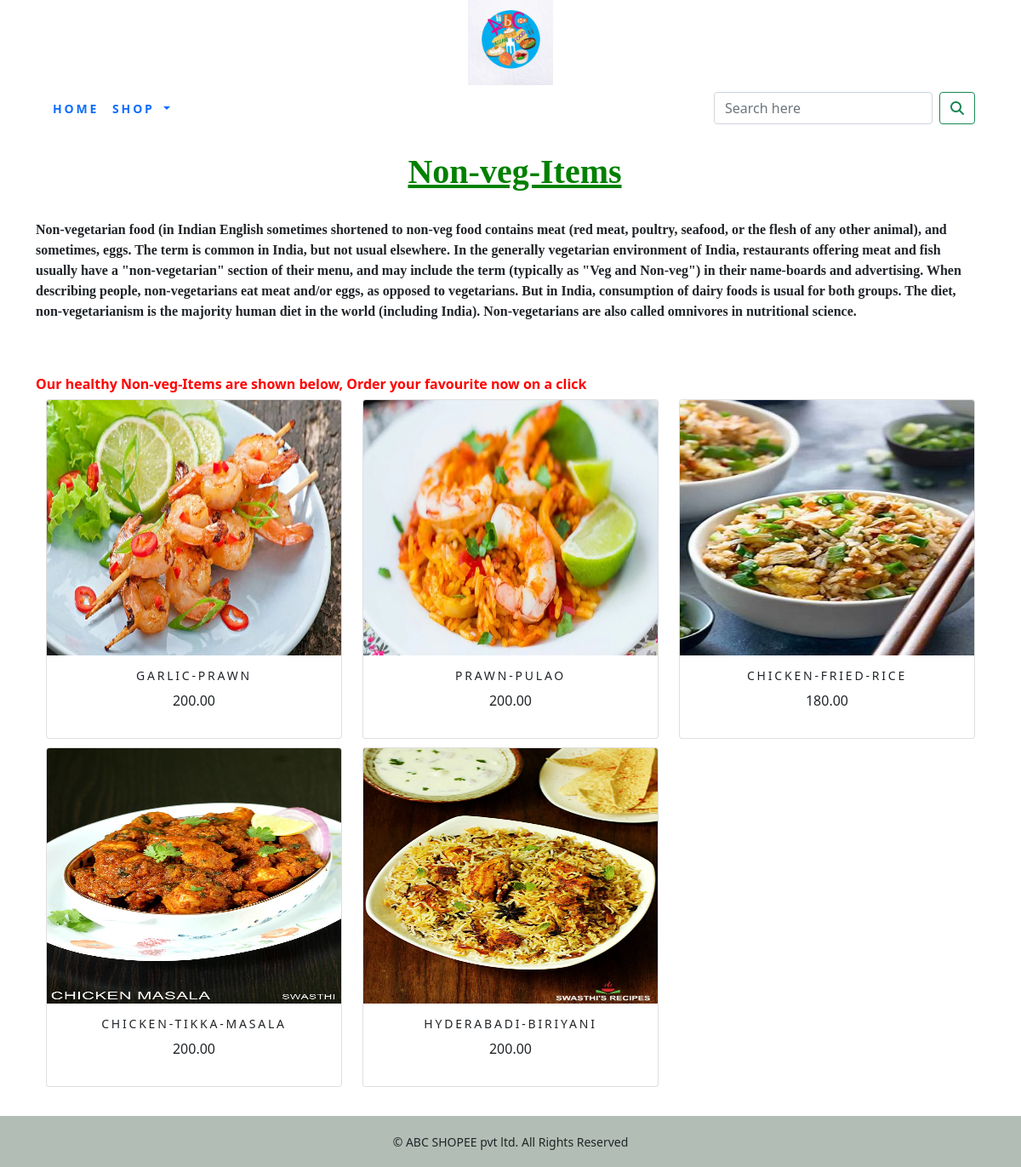
Page /cartapp/non-veg/ on the committed database.
### cartapp/models.py (models this page shows, shortened)
class Category(models.Model):
    name=models.CharField(max_length=250,unique=True)
    slug=models.SlugField(max_length=250,unique=True)
    desc1=models.TextField(blank=True)
    image1=models.ImageField(upload_to='category',blank=True)
    class Meta:
        ordering=('name',)
        verbose_name='category'
        verbose_name_plural='categories'
    def get_url(self):
        return reverse('cartapp:products_by_category',args=[self.slug])

class Product(models.Model):
    name = models.CharField(max_length=250, unique=True)
    slug = models.SlugField(max_length=250, unique=True)
    desc2 = models.TextField(blank=True)
    price=models.DecimalField(max_digits=10, decimal_places=2)
    category=models.ForeignKey(Category,on_delete=models.CASCADE)
    image2 = models.ImageField(upload_to='product', blank=True)
    stock=models.IntegerField()
    available=models.BooleanField(default=True)
    created=models.DateTimeField(auto_now_add=True)
    updated=models.DateTimeField(auto_now=True)
    def get_url(self):
        return reverse('cartapp:pc_details',args=[self.category.slug,self.slug])
    class Meta:
        ordering = ('name',)
        verbose_name = 'product'
        verbose_name_plural = 'products'

### cartapp/views.py (the view)
# urls.py: path('',views.allProductCat,name='allProductCat'),
def allProductCat(request,c_slug=None):
    c_page=None
    products_list=None
    if c_slug!=None:
        c_page=get_object_or_404(Category,slug=c_slug)
        products_list=Product.objects.all().filter(category=c_page,available=True)
    else:
        products_list = Product.objects.all().filter(available=True)
    paginator=Paginator(products_list,6)
    try:
        page=int(request.GET.get('page','1'))
    except:
        page=1
    try:
        products=paginator.page(page)
    except(EmptyPage,InvalidPage):
        products= paginator.page(paginator.num_pages)
    return render(request,"category.html",{'category':c_page,'products':products})

### cartapp/context_processors.py (called while the page is built)
def menu_links(request):
    links=Category.objects.all()
    return dict(links=links)

### orderapp/context_processors.py (called while the page is built)
def counter(request):
    item_count=0
    if 'admin' in request.path:
        return {}
    else:
        try:
            cart=order.objects.filter(cart_id=_cart_id(request))
            cart_items=cartItem.objects.all().filter(cart=cart[:1])
            for cart_item in cart_items:
                 item_count += cart_item.quantity
        except order.DoesNotExist:
            item_count = 0
    return dict(item_count=item_count)

### orderapp/views.py (called while the page is built)
def _cart_id(request):
    cart=request.session.session_key
    if not cart:
        cart=request.session.create()
    return cart

### templates/category.html (shortened to what this page needs)
{% extends 'base.html' %}
{% load static %}
{% block content %}
    {% if category %}
<br>
<div>
    <h1 style="font-family:georgia,garamond,serif;" class="text-center my-title">&nbsp;<text style="color:green"><b><u>{{category.name}}</u></b></text></h1><br>
    <p style="font-family:cursive,georgia,garamond,serif;" class="desc1"><b>{{category.desc1}}</b></p>
    <br>&nbsp;<text style="color:red">
    <h6><b>Our healthy {{category.name}} are shown below, Order your favourite now on a click </b></h6></text>
    </div>
{% endif %}
        <div class="container">
      <div class="row mx_auto">
     {% for product in products.object_list %}
           <div class="my_bottom_margin col-9 col-sm-12 col-md-4 xol-lg-4">
      <div class="card text-center" style="min-width:18rem;">
                   <a href="{{product.get_url}}">
                        <img  class="card-img-top my_image" src="{{product.image2.url}}"  alt="{{product.name}}" width="400px" height="300px"></a></img>
                <div class="card-body">
                    <h4>{{product.name}}</h4>
                    <p>{{product.price}}</p>
                </div></div>
           </div>
          {% endfor %}
        </div>
    <br>
</diV>
{% endblock %}

### static/css/custom.css (style rules this page uses)
body { font-family:'Roboto', sans-serif; }
.my_image { width:100% height:auto; }
.my_bottom_margin { margin-bottom:10px; }
.card-body h4 { font-size:14px; text-transform:uppercase; letter-spacing:.2em; }
p.desc1 { font-family: "cursive", Times, serif; }

### rows in the picture
Category: name "Non-veg-Items", desc1 "Non-vegetarian food (in Indian English sometimes shortened to non-veg food contains meat (red meat, poultry, seafood, or the flesh of any other animal), and sometimes, eggs. The term is common in India, but not usual elsewhere. In the generally vegetarian environment of India, restaurants offering meat and fish usually have a \"non-vegetarian\" section of their menu, and may include the term (typically as \"Veg and Non-veg\") in their name-boards and advertising. When describing people, non-vegetarians eat meat and/or eggs, as opposed to vegetarians. But in India, consumption of dairy foods is usual for both groups. The diet, non-vegetarianism is the majority human diet in the world (including…"
Product: image2 (picture), name "GARLIC-PRAWN", price "200.00"
Product: image2 (picture), name "PRAWN-PULAO", price "200.00"
Product: image2 (picture), name "CHICKEN-FRIED-RICE", price "180.00"
Product: image2 (picture), name "CHICKEN-TIKKA-MASALA", price "200.00"
Product: image2 (picture), name "HYDERABADI-BIRIYANI", price "200.00"
